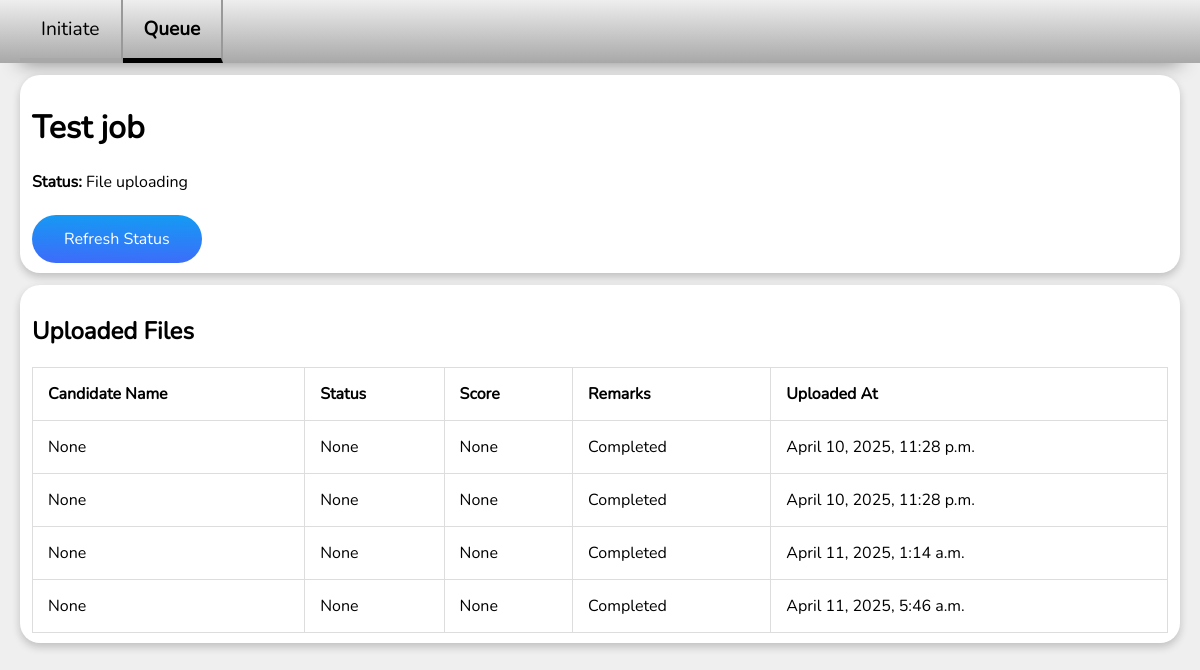
The app's page /queue/8, older data.
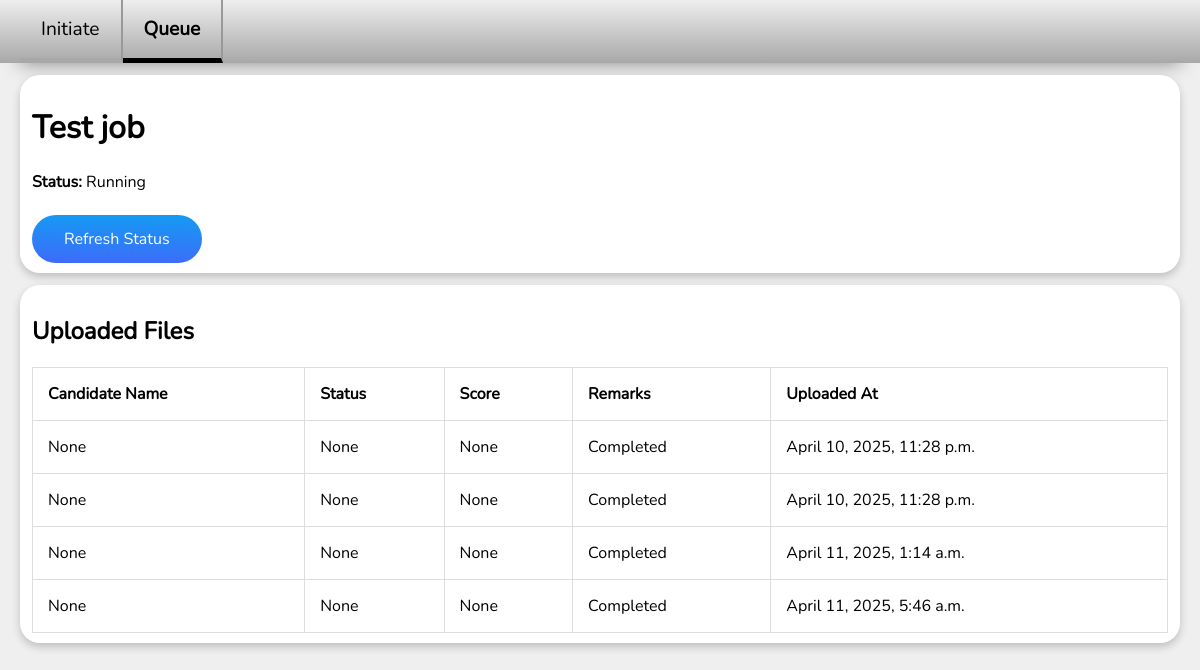
The same page, newer data.
### initiate/models.py (models this page shows)
class Process(models.Model):
    class ProcessStatus(models.IntegerChoices):
        FILE_UPLOADING = 0, _("File uploading")
        RUNNING = 1, _("Running")
        COMPLETED = 2, _("Completed")
        FAILED = 3, _("Failed")
    job_title = models.CharField(max_length=120)
    required_skills = models.CharField(max_length=120)
    min_experience_years = models.IntegerField()
    must_have_keywords = models.CharField(max_length=120)
    preferred_education = models.CharField(max_length=120)
    status = models.IntegerField(choices=ProcessStatus, default=ProcessStatus.FILE_UPLOADING)

class ProcessFile(models.Model):
    class ProcessFileStatus(models.IntegerChoices):
        FILE_UPLOADED = 0, _("File uploaded")
        COMPLETED = 1, _("Completed")
        FAILED = 2, _("Failed")
    process = models.ForeignKey(Process, on_delete=models.CASCADE, related_name='files')
    file = models.FileField(upload_to='process_files/')
    uploaded_at = models.DateTimeField(auto_now_add=True)
    status = models.IntegerField(choices=ProcessFileStatus, default=ProcessFileStatus.FILE_UPLOADED)
    candidate_name = models.CharField(max_length=120, null=True)
    candidate_experience_years = models.IntegerField(null=True)
    candidate_skills = models.CharField(max_length=120, null=True)
    candidate_projects = models.CharField(max_length=120, null=True)
    candidate_education = models.CharField(max_length=120, null=True)
    score = models.IntegerField(null=True)
    remarks = models.CharField(max_length=120, null=True)

### status/views.py (the view)
# urls.py: path('queue/<int:initiateId>', queue_item_view, name='queue-item'),
def queue_item_view(request, initiateId):
    process = get_object_or_404(Process, id=initiateId)
    process_files = process.files.all()
    return render(request, 'status/queue-item.html', {
        'process': process,
        'process_files': process_files
    })

### status/templates/status/queue-item.html (shortened to what this page needs)
{% extends 'base.html' %}
{% block content %}
<div class="page-card">
  <h1>{{ process.job_title }}</h1>
  <div>
	<b>Status:</b> {{ process.get_status_display }}
  </div>
  <br />
  <a href="{% url 'queue-item' process.id %}" class="btn">Refresh Status</a>
</div>
<div class="page-card">
  <h2>Uploaded Files</h2>
  <table>
    <thead>
      <tr>
		<th>Candidate Name</th>
        <th>Status</th>
		<th>Score</th>
		<th>Remarks</th>
        <th>Uploaded At</th>
      </tr>
    </thead>
    <tbody>
      {% for file in process_files %}
      <tr>
		<td>{{ file.candidate_name }}</td>
		<td>{{ file.score }}</td>
		<td>{{ file.remarks }}</td>
		<td>{{ file.get_status_display }}</td>
        <td>{{ file.uploaded_at }}</td>
      </tr>
      {% empty %}
      <tr>
        <td colspan="4">No files uploaded yet.</td>
      </tr>
      {% endfor %}
    </tbody>
  </table>
</div>
{% endblock %}

### templates/base.html (shortened to what this page needs)
<!DOCTYPE html>
<html lang="en">
  <head>
	{% load static %}
	<link rel="stylesheet" href="{% static 'css/main.css' %}" />
  </head>
  <body>
	<ul class="navbar">
	  <li>
		<a href="{% url 'initiate' %}"
		   class="{% if request.resolver_match.url_name == 'initiate' %}active{% endif %}">
		  Initiate
		</a>
	  </li>
	  <li>
		<a href="{% url 'queue' %}"
		   class="{% if request.resolver_match.url_name == 'queue' or request.resolver_match.url_name == 'queue-item' %}active{% endif %}">
		  Queue
		</a>
	  </li>
	</ul>
	<main class="container">
	  {% block content %}{% endblock %}
	</main>
  </body>
</html>

### static/css/main.css (style rules this page uses)
body { font-family: 'Nunito', sans-serif; box-sizing: border-box; margin: 0; background-color: #efefef; }
main { padding: 0 20px; }
.page-card { margin-top: 12px; padding: 10px 12px; background-color: #fff; box-shadow: 0 4px 8px 0 rgba(0,0,0,0.2); border-radius: 20px; }
ul.navbar { padding: 0; margin: 0; list-style: none; display: flex; background: rgb(168,168,168); background: linear-gradient(0deg, rgba(168,168,168,1) 0%, rgba(238,238,238,1) 100%); padding: 0 20px; box-shadow: rgba(0, 0, 0, 0.45) 0px 20px 20px -20px; }
ul.navbar li a { display: flex; align-items: center; padding: 16px 21px; color: #000; font-size: 1.2rem; text-decoration: none; border-bottom: 5px solid rgb(168,168,168); border-right: 2px solid #999; }
ul.navbar li a.active { font-weight: bold; border-bottom: 5px solid #000; }
table, td, th { border: 1px solid #ddd; text-align: left; }
table { border-collapse: collapse; width: 100%; }
th, td { padding: 15px; }
.btn, input[type=file]::file-selector-button { align-items: center; background-color: #3EB2FD; background-image: linear-gradient(1deg, #4F58FD, #149BF3 99%); background-size: calc(100% + 20px) calc(100% + 20px); border-radius: 100px; border: none; color: #FFFFFF; cursor: pointer; display: inline-flex; font-size: 1rem; justify-content: center; line-height: 1.5; padding: 12px 32px; text-align: center; text-decoration: none; transition: background-color .2s, background-position .2s; user-select: none; vertical-align: top; white-space: nowrap; }

Row changes from the older to the newer data that the page shows:
changed Process "Test job": status "File uploading" → "Running"
